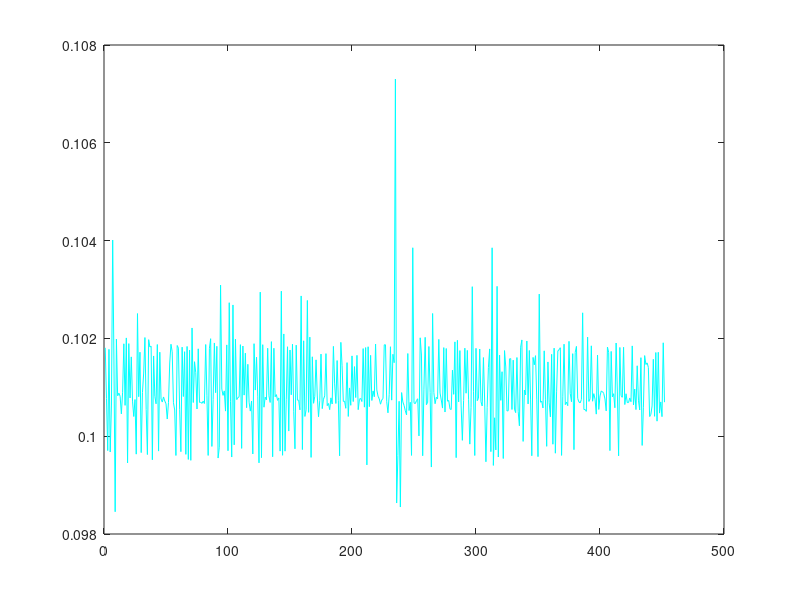

Here is the MATLAB script that generated this plot: (Note: this script raises an error after producing the figure.)
clc; clear all;
% close all;

f = fopen('to_excavator.txt');
fgets(f);

time=[];
byte=[];

iter=1;
while(1)
    line = fgets(f);
    if(line==-1)
        break;
    else
        temp = strsplit(line, ', ');
        time = [time, str2num(temp{1,1})];
        for i=2:73
            byte(i-1,iter) = str2num(temp{1,i});
        end
    end
    iter=iter+1;
end

% calRealToEx;

% plotToEx;

%% time_check
time2 = zeros(1, length(time));
for i=1:size(time2,2)
    time2(1,i) = time(1,i) - time(1,1);
end

diff_time = zeros(1, length(time)-1);
for i=1:size(time2,2)-1
    diff_time(1,i) = time2(1,i+1) - time2(1,i);
end

m = mean(diff_time(1,50:end));
s = std(diff_time(1,50:end));

m_hz = mean(1./diff_time(1,50:end));
s_hz = std(1./diff_time(1,50:end));

figure();
plot(diff_time(1,50:end),'c');
m_ = ['Mean = ',num2str(m),' [s]'];
% s_plus = ['Mean + 3sigma = ',num2str(m+3*s),' [s]'];
% s_minus = ['Mean - 3sigma = ',num2str(m-3*s),' [s]'];
s_ = ['std = ',num2str(s),' [s]'];
yline(m,'-',m_,'LineWidth',1,'Color','b');
yline(m,'-',s_,'LineWidth',1,'Color','b','LabelVerticalAlignment','bottom');
% yline(m+3*s,'--',s_plus,'LineWidth',3,'Color','k');
% yline(m-3*s,'--',s_minus,'LineWidth',3,'Color','k');
title('CAN transmition time check dt [s]');
xlabel('# of data'); ylabel('time interval [s]');
grid on;
xlim([1, length(diff_time(1,50:end))]);
ylim([0.09 0.11]);

figure();
plot(1./diff_time(1,50:end),'g');
m_hz_ = ['Mean = ',num2str(m_hz),' [Hz]'];
% s_plus = ['Mean + 3sigma = ',num2str(m_hz+3*s_hz),' [Hz]'];
% s_minus = ['Mean - 3sigma = ',num2str(m_hz-3*s_hz),' [Hz]'];
s_hz_ = ['std = ',num2str(s_hz),' [hz]'];
yline(m_hz,'-',m_hz_,'LineWidth',1,'Color','b');
yline(m_hz,'-',s_hz_,'LineWidth',1,'Color','b','LabelVerticalAlignment','bottom');
% yline(m_hz+3*s_hz,'--',s_plus,'LineWidth',3,'Color','k');
% yline(m_hz-3*s_hz,'--',s_minus,'LineWidth',3,'Color','k');
title('CAN transmition time check freq [Hz]');
xlabel('# of data'); ylabel('frequency [Hz]');
grid on;
xlim([1, length(diff_time(1,50:end))]);
ylim([9 11]);